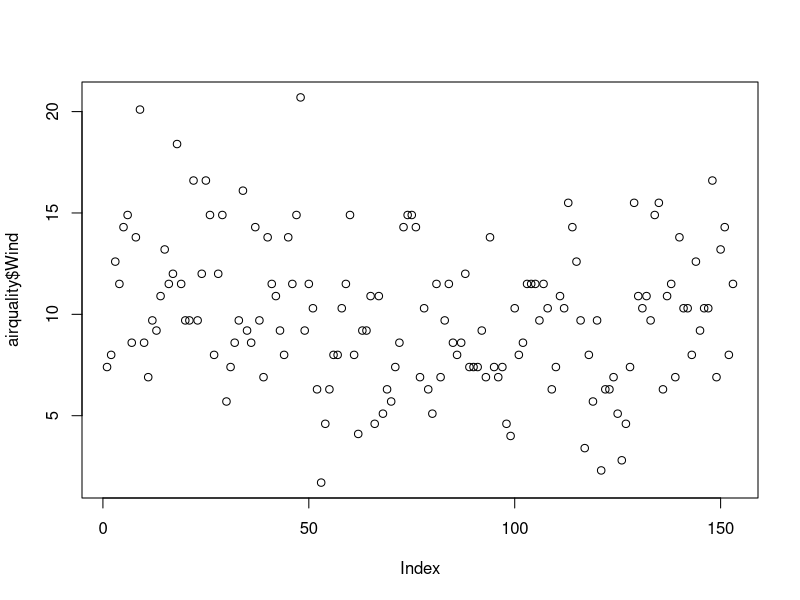
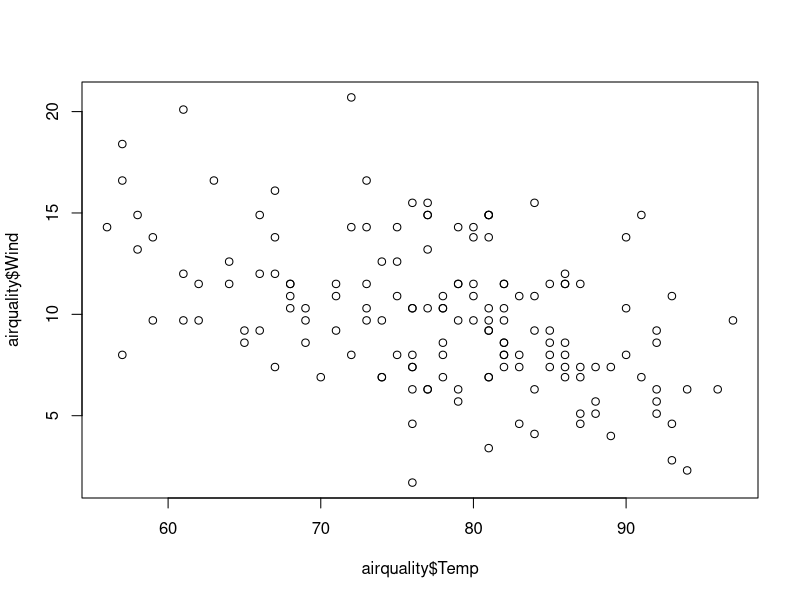
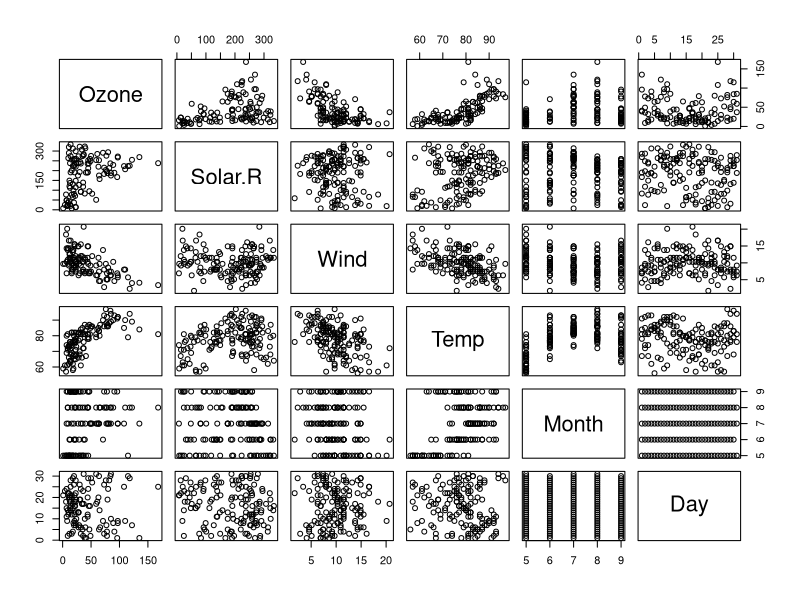
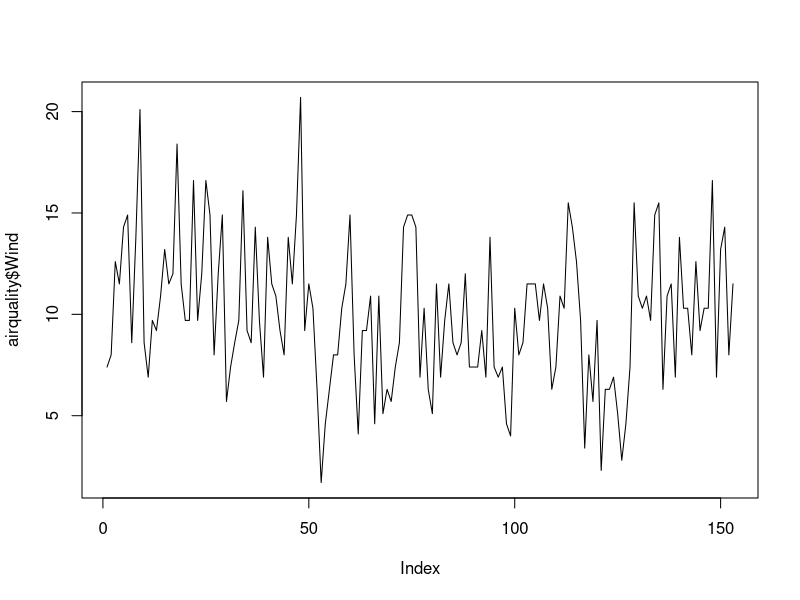

R code for these plots, in order: (Note: this script raises an error after producing the figures.)
airquality <- datasets::airquality

#top 10 rows n last 10 rows
head(airquality,10)
tail(airquality,10)


#columns
airquality[,c(1,2)]

df<-airquality[,-6]  #6th col removed

summary(airquality[,1])   #summary of 1st col

airquality$Wind    #wind col



#summary
summary(airquality)
summary(airquality$Wind)
summary(airquality$Ozone,airquality$Temp)



#plots
plot(airquality$Wind)
plot(airquality$Temp,airquality$Wind,type="p")     #p=points l=lines
plot(airquality)


#points n lines
plot(airquality$Wind,type = "l")
plot(airquality, xlab = 'ozone concentration',
     ylab='no of insurance',
     main= 'ozone levels in NY city',
     col= 'blue')


# horizental barplot
barplot(airquality$Ozone,main = 'ozone concentration' ,ylab ='ozone levels', col='blue' ,horiz = F)

#histogram
hist(airquality$Temp)
hist(airquality$Temp,
     main = 'Solar radiation values in air',xlab = 'solar red',col = 'grey')


#single box plot
boxplot(airquality$Wind,main="Boxplot")

#multiple box plot
boxplot(airquality[,1:4],main="Multiple")


